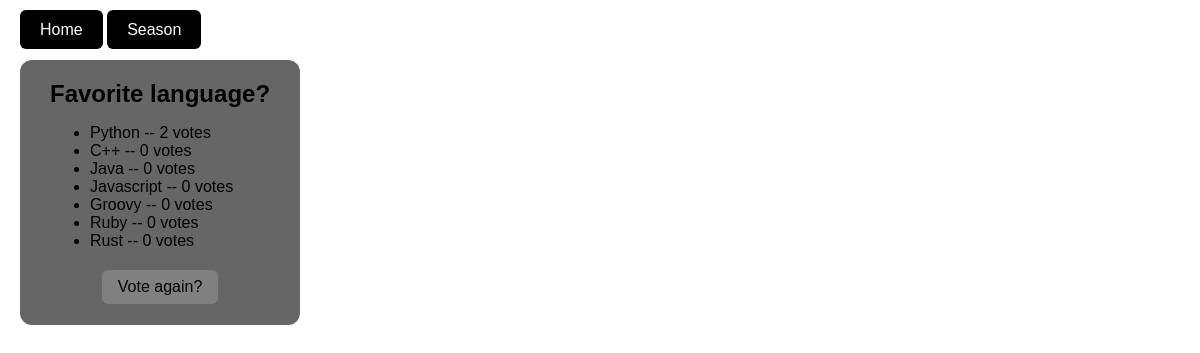
The page /polls/4/results/ on the database its author committed.
### polls/models.py (models this page shows, shortened)
class Question(models.Model):
    question_text = models.CharField(max_length=200)
    pub_date = models.DateTimeField("date published")

class Choice(models.Model):
    question = models.ForeignKey(Question, on_delete=models.CASCADE) # the question obj this goes with
    choice_text = models.CharField(max_length=200) #
    votes = models.IntegerField(default=0)

### polls/views.py (the view)
# urls.py: path("<int:pk>/results/", views.ResultsView.as_view(), name="results"),
class ResultsView(generic.DetailView):
    model = Question
    template_name = "polls/results.html"

### polls/templates/polls/results.html (shortened to what this page needs)
{% extends "base.html" %}
{% block content %}
<div class="text-box">
  <h2>{{ question.question_text }}</h2>
  <ul>
    {% for choice in question.choice_set.all %}
      <li>{{ choice.choice_text }} -- {{ choice.votes }} vote{{ choice.votes|pluralize }}</li>
    {% endfor %}
  </ul>
  <a href="{% url 'polls:detail' question.id %}" class="btn">Vote again?</a>
</div>
{% endblock %}

### polls/static/polls/styles.css (style rules this page uses)
html, body { height: 100%; margin: 0; }
body { background-size: cover; font-family: Arial, sans-serif; color: black; padding-top: 60px; }
.btn { display: block; margin: 20px auto; background-color: gray; color: black; text-decoration: none; text-align: center; padding: 8px 16px; border-radius: 6px; border: none; cursor: pointer; font-size: 16px; width: fit-content; }
.btn:link, .btn:visited { color: black; }
a.btn { display: block; }
.text-box { background-color: rgba(0,0,0,0.6); color: black; padding: 20px 30px 1px 30px; border-radius: 12px; display: inline-block; font-size: 16px; margin-left: 20px; }
.text-box p, .text-box h1, .text-box h2, .text-box h3 { margin-top: 0; margin-bottom: 0.5em; }

### rows shown on the page
Question: question_text "Favorite language?"
Choice: choice_text "Python", votes "2"
Choice: choice_text "C++", votes "0"
Choice: choice_text "Java", votes "0"
Choice: choice_text "Javascript", votes "0"
Choice: choice_text "Groovy", votes "0"
Choice: choice_text "Ruby", votes "0"
Choice: choice_text "Rust", votes "0"
